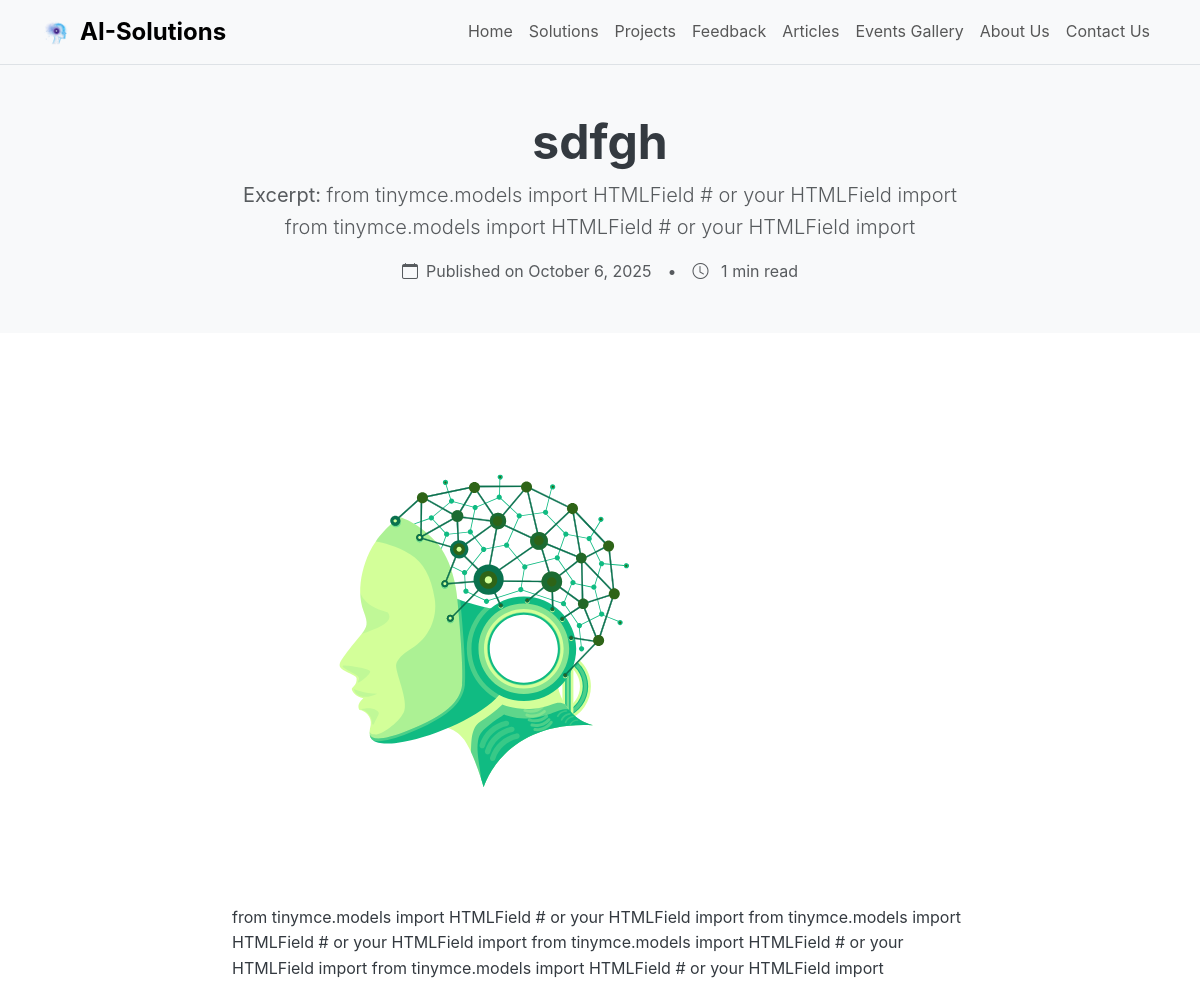
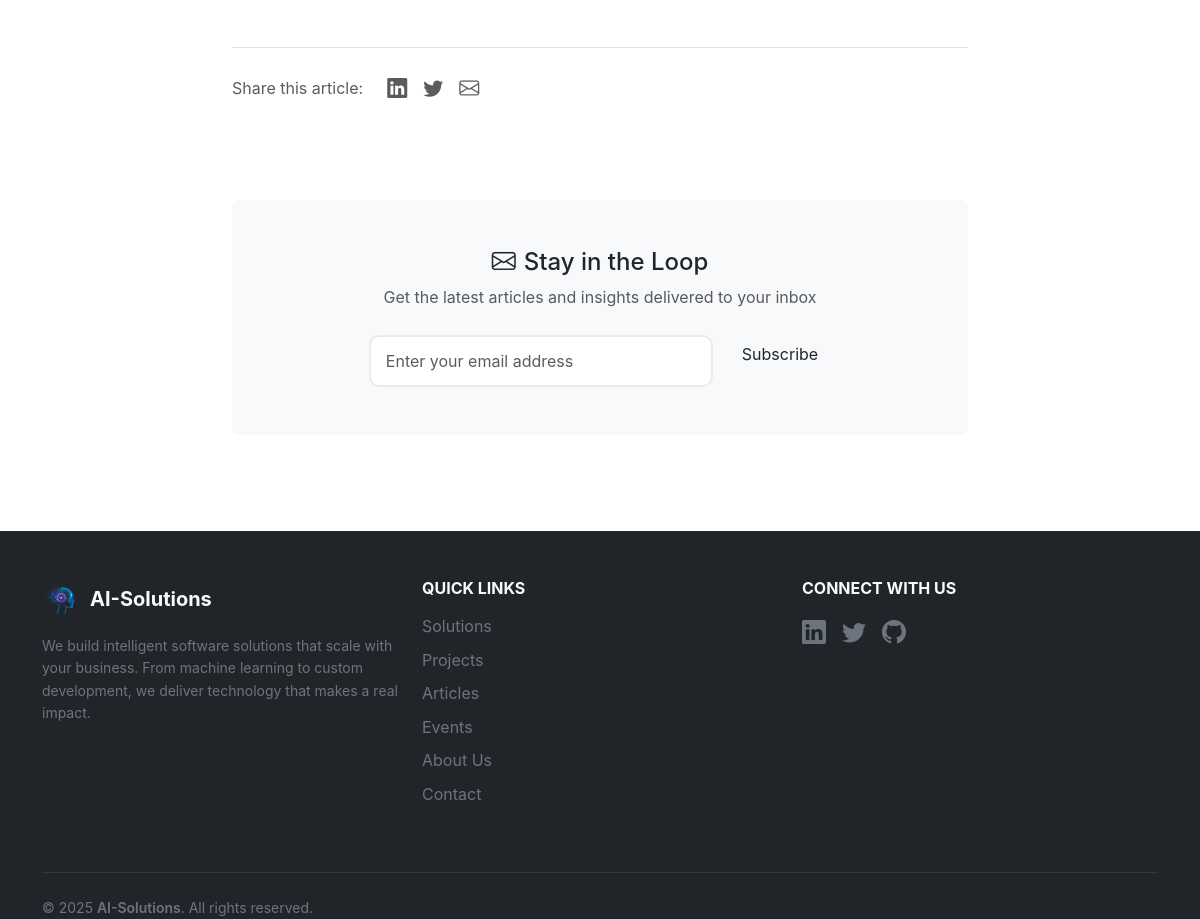
/article/sdfgh/, run on the app's committed database (2 pictures, top to bottom).
### core/models.py (models this page shows, shortened)
class Article(models.Model):
    ARTICLE_TYPE_CHOICES = [
        ('industry_report', 'Industry Report'),
        ('research_paper', 'Research Paper'),
        ('white_paper', 'White Paper'),
        ('technical_paper', 'Technical Paper'),
        ('market_analysis', 'Market Analysis'),
        ('framework_guide', 'Framework Guide'),
    ]
    STATUS_CHOICES = [
        ('draft', 'Draft'),
        ('published', 'Published'),
    ]
    title = models.CharField(max_length=200)
    content = HTMLField()  # Rich text content
    excerpt = models.TextField(blank=True)  # Short summary
    category = models.CharField(max_length=100, blank=True)
    status = models.CharField(max_length=20, choices=STATUS_CHOICES, default='draft')
    article_type = models.CharField(max_length=50, choices=ARTICLE_TYPE_CHOICES, default='industry_report')
    author = models.CharField(max_length=100, blank=True)  # Can be changed to ForeignKey if needed
    featured_image = models.ImageField(upload_to='articles/', blank=True, null=True)
    published_at = models.DateTimeField(default=timezone.now, blank=True, null=True)
    created_at = models.DateTimeField(auto_now_add=True)
    updated_at = models.DateTimeField(auto_now=True)
    is_featured = models.BooleanField(default=False)
    download_count = models.PositiveIntegerField(default=0)
    slug = models.SlugField(max_length=200, blank=True)
    class Meta:
        ordering = ['-published_at']

### core/views.py (the view)
# urls.py: path('article/<slug:slug>/', views.article_detail, name='article_detail'),
def article_detail(request, slug):
    article = get_object_or_404(Article, slug=slug)
    return render(request, 'frontend/article_detail.html', {'article': article})

### core/context_processors.py (called while the page is built, shortened)
def site_settings(request):
    return {
        'settings': SiteSettings.load()
    }

def admin_notifications(request):
    return {}

### core/models.py (called while the page is built)
    @classmethod
    def load(cls):
        return cls.objects.first()

### templates/frontend/article_detail.html (shortened to what this page needs)
{% extends "base.html" %}
{% load static %}
{% block content %}
<section class="py-5 bg-light">
  <div class="container">
    <div class="row justify-content-center">
      <div class="col-lg-8">
        <div class="text-center">
          <h1 class="display-5 fw-bold">{{ article.title }}</h1>
          {% if article.excerpt %}
          <p class="lead text-muted mt-2"><strong>Excerpt:</strong> {{ article.excerpt }}</p>
          {% endif %}
          <div class="d-flex justify-content-center align-items-center text-muted mt-3 flex-wrap gap-2">
            <span><i class="bi bi-calendar me-2"></i>Published on {{ article.published_at|date:"F j, Y" }}</span>
            <span class="mx-2">•</span>
            <span><i class="bi bi-clock me-2"></i>
              {% with wc_plus=article.content|wordcount|add:199 %}
                {% widthratio wc_plus 200 1 as mins %}
                {{ mins }} min read
              {% endwith %}
            </span>
          </div>
        </div>
      </div>
    </div>
  </div>
</section>
<section class="py-5">
  <div class="container">
    <div class="row justify-content-center">
      <div class="col-lg-8">
        {% if article.featured_image %}
        <div class="mb-4">
          <img src="{{ article.featured_image.url }}" class="img-fluid rounded" alt="{{ article.title }} cover">
        </div>
        {% endif %}
        <div class="article-content">{{ article.content|safe }}</div>
        <div class="mt-5 pt-4 border-top d-flex align-items-center gap-3 flex-wrap">
          <span class="text-muted me-2">Share this article:</span>
          <a href="#" class="text-muted" aria-label="Share on LinkedIn"><i class="bi bi-linkedin fs-5"></i></a>
          <a href="#" class="text-muted" aria-label="Share on Twitter"><i class="bi bi-twitter fs-5"></i></a>
          <a href="#" class="text-muted" aria-label="Share via email"><i class="bi bi-envelope fs-5"></i></a>
        </div>
      </div>
    </div>
  </div>
</section>
<section class="py-5">
  <div class="container">
    <div class="row justify-content-center">
      <div class="col-lg-8 text-center">
        <div class="card border-0 bg-light">
          <div class="card-body py-5">
            <h4><i class="bi bi-envelope text-brand me-2"></i>Stay in the Loop</h4>
            <p class="text-muted mb-4">Get the latest articles and insights delivered to your inbox</p>
            <form class="row g-3 justify-content-center" method="post" action="#">
              <div class="col-md-6">
                <input type="email" class="form-control" placeholder="Enter your email address" required>
              </div>
              <div class="col-auto">
                <button type="submit" class="btn btn-brand">Subscribe</button>
              </div>
            </form>
          </div>
        </div>
      </div>
    </div>
  </div>
</section>
{% endblock %}

### static/css/main.css (style rules this page uses)
:root { --primary-color: #007bff; --secondary-color: #6c757d; --success-color: #28a745; --danger-color: #dc3545; --warning-color: #ffc107; --info-color: #17a2b8; --light-color: #f8f9fa; --dark-color: #343a40; --gradient-primary: linear-gradient(135deg, #667eea 0%, #764ba2 100%); --gradient-secondary: linear-gradient(135deg, #f093fb 0%, #f5576c 100%); }
body { font-family: 'Inter', -apple-system, BlinkMacSystemFont, 'Segoe UI', Roboto, sans-serif; line-height: 1.6; color: var(--dark-color); }
.form-control { border-radius: 10px; border: 2px solid #e9ecef; padding: 12px 15px; transition: all 0.3s ease; }

### data on the page
Article: title "sdfgh", excerpt "from tinymce.models import HTMLField # or your HTMLField import from tinymce.models import HTMLField # or your HTMLField import", published_at "October 6, 2025", featured_image (picture), content "from tinymce.models import HTMLField # or your HTMLField import from tinymce.models import HTMLField # or your HTMLField import from tinymce.models import HTMLField # or your HTMLField import from tinymce.models import HTMLField # or your HTMLField import"

### other printed values
{{ mins }} "1"
